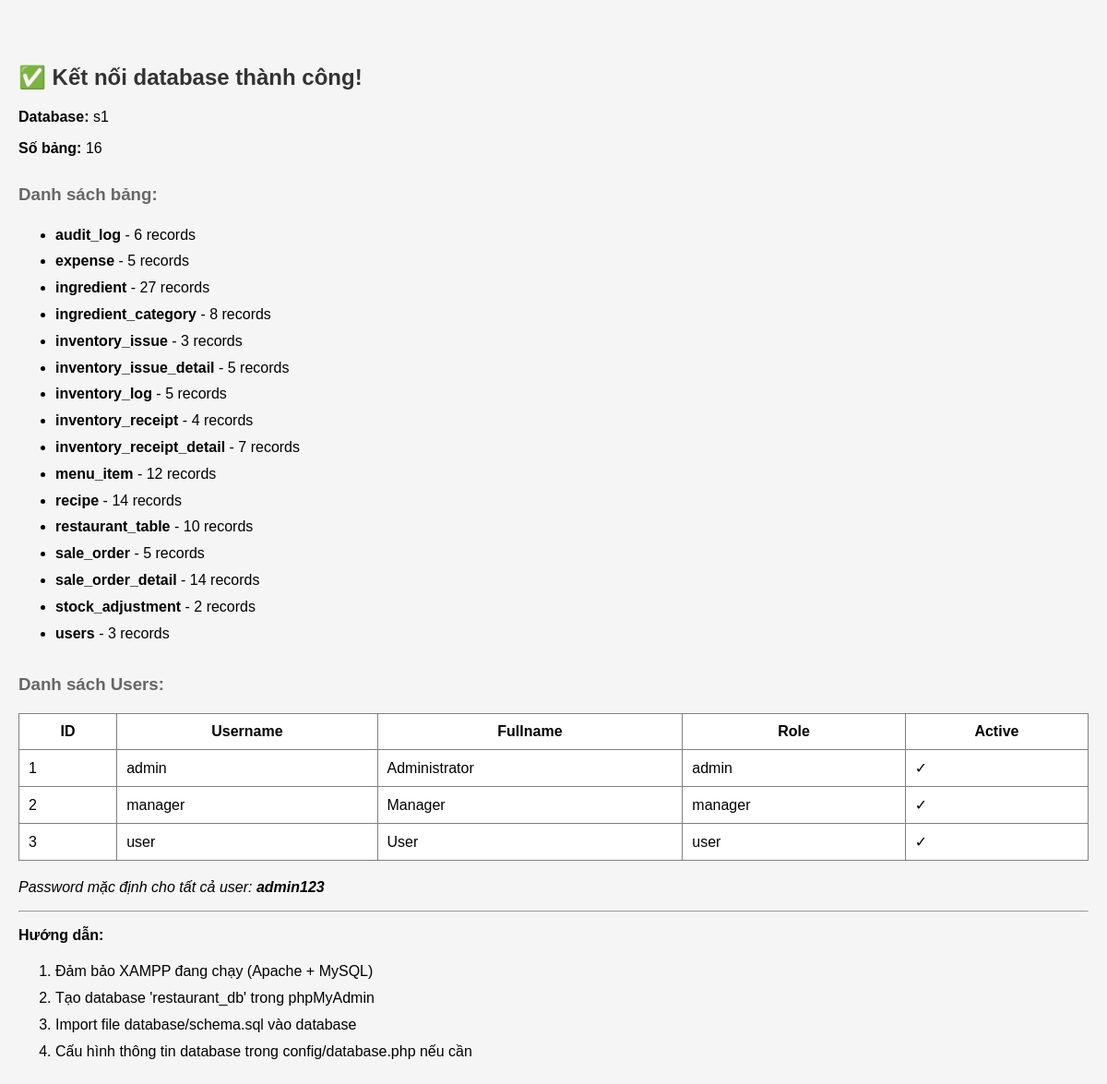
Before: /test_connection.php with the older database file.
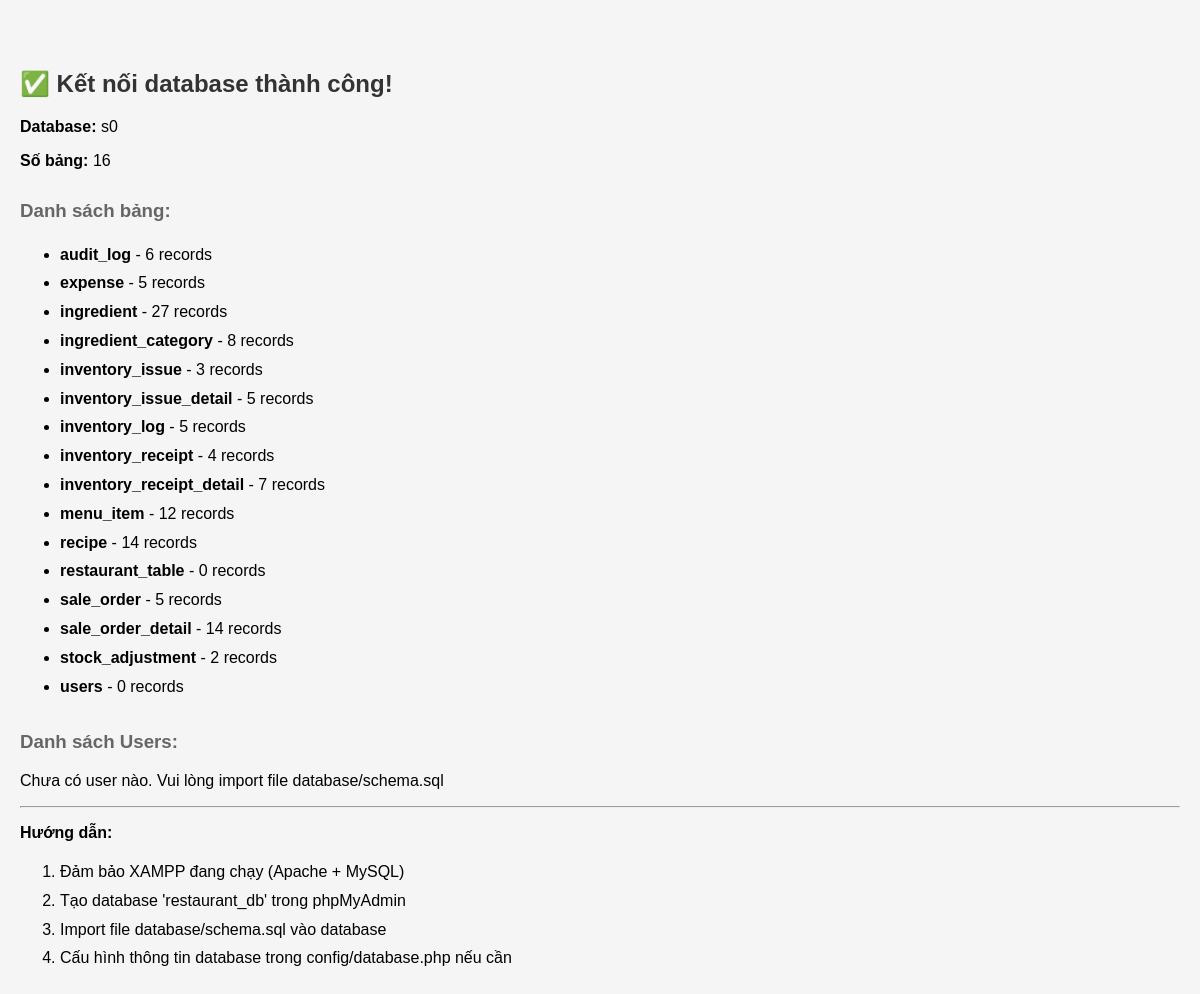
After: the same page with the newer database file.
### tables this page shows
CREATE TABLE users (
    id INT AUTO_INCREMENT PRIMARY KEY,
    username VARCHAR(60) UNIQUE NOT NULL,
    password VARCHAR(255) NOT NULL,
    fullname VARCHAR(100),
    role ENUM('admin','manager','user') NOT NULL,
    active BOOLEAN DEFAULT TRUE
);

### test_connection.php (the view, shortened to what this page needs)
<?php
try {
    $db = getDB();
    echo "<h2>✅ Kết nối database thành công!</h2>";
    $stmt = $db->query("SELECT DATABASE() as db_name");
    $result = $stmt->fetch();
    echo "<p><strong>Database:</strong> " . $result['db_name'] . "</p>";
    $stmt = $db->query("SHOW TABLES");
    $tables = $stmt->fetchAll();
    echo "<p><strong>Số bảng:</strong> " . count($tables) . "</p>";
    echo "<h3>Danh sách bảng:</h3>";
    echo "<ul>";
    foreach ($tables as $table) {
        $tableName = array_values($table)[0];
        $stmt = $db->query("SELECT COUNT(*) as count FROM `$tableName`");
        $count = $stmt->fetch()['count'];
        echo "<li><strong>$tableName</strong> - $count records</li>";
    }
    echo "</ul>";
    echo "<h3>Danh sách Users:</h3>";
    $stmt = $db->query("SELECT id, username, fullname, role, active FROM users");
    $users = $stmt->fetchAll();
    if (count($users) > 0) {
        echo "<table border='1' cellpadding='10' style='border-collapse: collapse;'>";
        echo "<tr><th>ID</th><th>Username</th><th>Fullname</th><th>Role</th><th>Active</th></tr>";
        foreach ($users as $user) {
            echo "<tr>";
            echo "<td>{$user['id']}</td>";
            echo "<td>{$user['username']}</td>";
            echo "<td>{$user['fullname']}</td>";
            echo "<td>{$user['role']}</td>";
            echo "<td>" . ($user['active'] ? '✓' : '✗') . "</td>";
            echo "</tr>";
        }
        echo "</table>";
        echo "<p><em>Password mặc định cho tất cả user: <strong>admin123</strong></em></p>";
    } else {
        echo "<p>Chưa có user nào. Vui lòng import file database/schema.sql</p>";
    }
    echo "<hr>";
    echo "<p><strong>Hướng dẫn:</strong></p>";
    echo "<ol>";
    echo "<li>Đảm bảo XAMPP đang chạy (Apache + MySQL)</li>";
    echo "<li>Tạo database 'restaurant_db' trong phpMyAdmin</li>";
    echo "<li>Import file database/schema.sql vào database</li>";
    echo "<li>Cấu hình thông tin database trong config/database.php nếu cần</li>";
    echo "</ol>";
} catch (PDOException $e) {
    echo "<h2>❌ Lỗi kết nối database!</h2>";
    echo "<p><strong>Message:</strong> " . $e->getMessage() . "</p>";
    echo "<p><strong>Code:</strong> " . $e->getCode() . "</p>";
    echo "<hr>";
    echo "<p><strong>Các bước khắc phục:</strong></p>";
    echo "<ol>";
    echo "<li>Kiểm tra XAMPP đã khởi động MySQL chưa</li>";
    echo "<li>Kiểm tra thông tin cấu hình trong <code>config/database.php</code>:
        <ul>
            <li>DB_HOST: " . DB_HOST . "</li>
            <li>DB_NAME: " . DB_NAME . "</li>
            <li>DB_USER: " . DB_USER . "</li>
        </ul>
    </li>";
    echo "<li>Tạo database 'restaurant_db' trong phpMyAdmin nếu chưa có</li>";
    echo "<li>Kiểm tra username/password MySQL có đúng không</li>";
    echo "</ol>";
}
?>

### test_connection.php (style rules this page uses)
h2 { color: #333; }
h3 { color: #666; margin-top: 30px; }
ul, ol { line-height: 1.8; }
table { background: white; width: 100%; margin: 20px 0; }

Changed rows visible on the page:
removed users: id "1", username "admin", fullname "Administrator", role "admin"
removed users: id "2", username "manager", fullname "Manager", role "manager"
removed users: id "3", username "user", fullname "User", role "user"
Other visible differences:
$result['db_name']: "s1" → "s0"
new list line: "restaurant_table - 0 records"
new list line: "users - 0 records"
text no longer shown: "ID Username Fullname Role Active Password mặc định cho tất cả user: admin123"
text now shown: "Chưa có user nào. Vui lòng import file database/schema.sql"
list line gone: "restaurant_table - 10 records"
list line gone: "users - 3 records"
